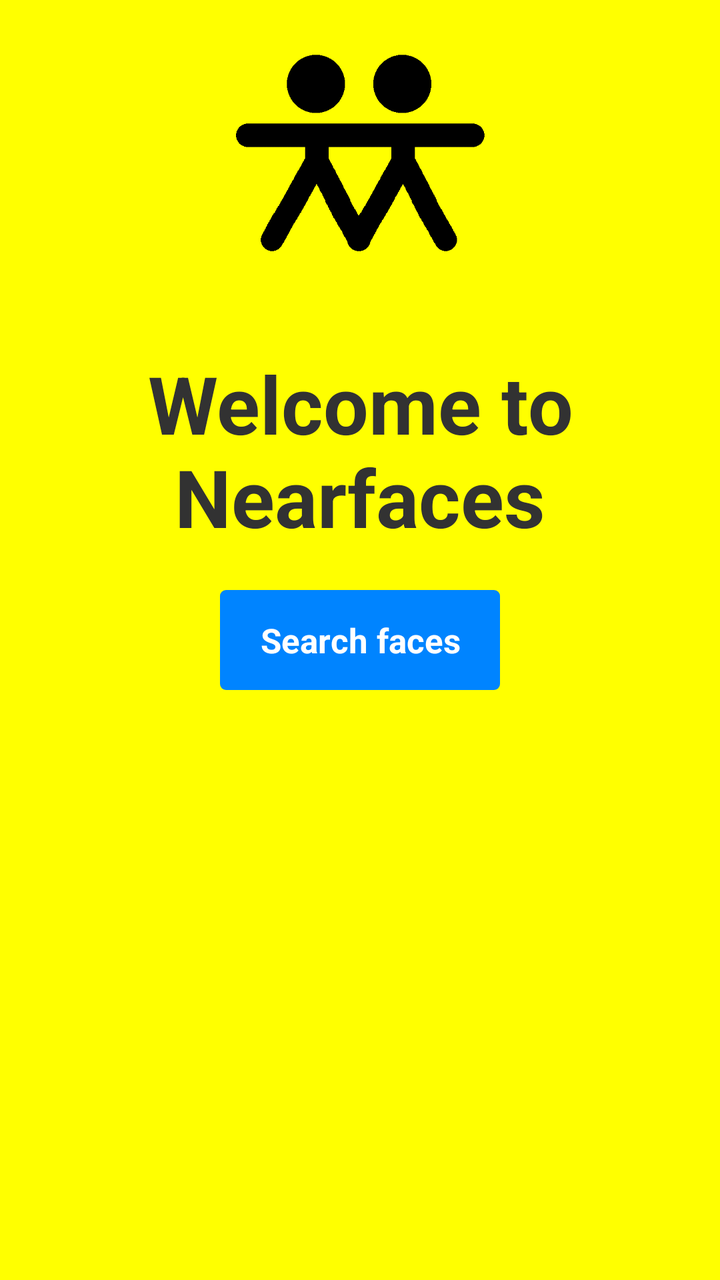
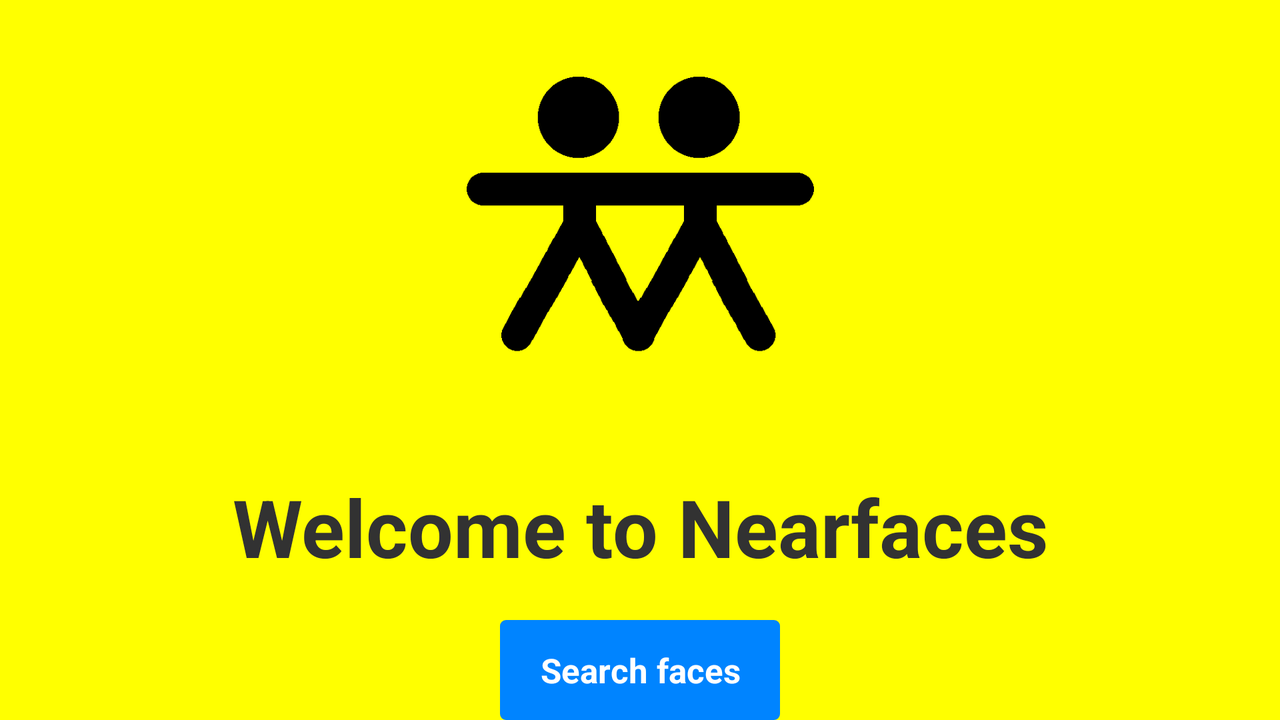

The same Android screen from two of the app's own layout files: first res/layout/ as a phone draws it, then the repository's variant for another configuration, drawn on a device whose configuration selects that folder. Both files follow.
<!-- AndroidManifest.xml: application theme AppTheme -->
<!-- res/layout/activity_welcome.xml -->
<RelativeLayout xmlns:android="http://schemas.android.com/apk/res/android"
    xmlns:tools="http://schemas.android.com/tools"
    android:layout_width="match_parent"
    android:layout_height="match_parent"
    android:paddingLeft="@dimen/activity_horizontal_margin"
    android:paddingRight="@dimen/activity_horizontal_margin"
    android:paddingTop="@dimen/activity_vertical_margin"
    android:paddingBottom="@dimen/activity_vertical_margin"
    tools:context=".WelcomeActivity"
    android:background="@color/yellow">

    <Button
        android:id="@+id/welcomeButton"
        android:layout_centerHorizontal="true"
        android:layout_centerVertical="true"
        android:text="@string/search_faces"
        android:textColor="@color/white"
        android:layout_width="140dp"
        android:layout_height="50dp"
        android:background="@drawable/welcome_selector"
        android:textStyle="bold"
        android:textSize="17sp"
        android:onClick="welcome"
        />

    <TextView
        android:layout_width="wrap_content"
        android:layout_height="wrap_content"
        android:text="@string/welcome_to"
        android:id="@+id/welcomeTextView"
        android:layout_above="@id/welcomeButton"
        android:layout_centerHorizontal="true"
        android:textSize="40sp"
        android:textStyle="bold"
        android:gravity="center"
        android:layout_marginBottom="20sp"

        />

    <ImageView
        android:layout_marginBottom="20sp"
        android:layout_width="wrap_content"
        android:layout_height="wrap_content"
        android:id="@+id/imageView"
        android:layout_above="@+id/welcomeTextView"
        android:layout_centerHorizontal="true"
        android:adjustViewBounds="true"
        android:src="@drawable/ic_black"/>

</RelativeLayout>
<!-- resources referenced by this layout -->
<resources>
  <color name="white">#FFFFFF</color>
  <color name="yellow">#FFFF00</color>
  <!-- drawable ic_black: png bitmap (drawable, 4639 bytes) -->
  <!-- drawable welcome_selector (drawable) -->
  <?xml version="1.0" encoding="utf-8"?>
  <selector xmlns:android="http://schemas.android.com/apk/res/android" >
      <item android:state_pressed="true"
          android:drawable="@drawable/welcome_shape_pressed"
          />
      <item android:drawable="@drawable/welcome_shape"
          />
  </selector>
  <string name="search_faces">Search faces</string>
  <string name="welcome_to">Welcome to Nearfaces</string>
  <style name="AppTheme" parent="android:Theme.Holo.Light.DarkActionBar">
  
          
          <item name="android:actionBarStyle">@style/MyActionBar</item>
      </style>
  <!-- drawable welcome_shape_pressed (drawable) -->
  <?xml version="1.0" encoding="utf-8"?>
  <shape xmlns:android="http://schemas.android.com/apk/res/android" android:shape="rectangle">
          <solid android:color="@color/facebook_blue_pressed" />
          <size android:height="50dp"
              android:width="100dp" />
          <corners android:topRightRadius="3dp"
              android:bottomLeftRadius="3dp"
              android:topLeftRadius="3dp"
              android:radius="3dp"
              android:bottomRightRadius="3dp"/>
      </shape>
  <!-- drawable welcome_shape (drawable) -->
  <?xml version="1.0" encoding="utf-8"?>
  <shape xmlns:android="http://schemas.android.com/apk/res/android" android:shape="rectangle">
  <solid android:color="@color/facebook_blue" />
      <size android:height="50dp"
          android:width="100dp" />
  <corners android:topRightRadius="3dp"
      android:bottomLeftRadius="3dp"
      android:topLeftRadius="3dp"
      android:radius="3dp"
      android:bottomRightRadius="3dp"/>
  </shape>
  <style name="MyActionBar" parent="@android:style/Widget.Holo.Light.ActionBar.Solid.Inverse">
          <item name="android:background">@color/action_bar_color</item>
      </style>
  <color name="facebook_blue_pressed">#ff0064c8</color>
  <color name="facebook_blue">#0084ff</color>
  <color name="action_bar_color">#0084ff</color>
</resources>
<!-- res/layout-land/activity_welcome.xml (the repository's variant of the layout above) -->
<!-- drawn on the phone turned sideways -->
<RelativeLayout xmlns:android="http://schemas.android.com/apk/res/android"
    xmlns:tools="http://schemas.android.com/tools"
    android:layout_width="match_parent"
    android:layout_height="match_parent"
    android:paddingLeft="@dimen/activity_horizontal_margin"
    android:paddingRight="@dimen/activity_horizontal_margin"
    android:paddingTop="@dimen/activity_vertical_margin"
    android:paddingBottom="@dimen/activity_vertical_margin"
    tools:context=".WelcomeActivity"
    android:background="@color/yellow">

    <Button
        android:id="@+id/welcomeButton"
        android:layout_alignParentBottom="true"
        android:layout_centerHorizontal="true"
        android:layout_centerVertical="false"
        android:text="@string/search_faces"
        android:textColor="@color/white"
        android:layout_width="140dp"
        android:layout_height="50dp"
        android:background="@drawable/welcome_selector"
        android:textStyle="bold"
        android:textSize="17sp"
        android:onClick="welcome"
        />

    <TextView
        android:layout_width="wrap_content"
        android:layout_height="wrap_content"
        android:text="@string/welcome_to"
        android:id="@+id/welcomeTextView"
        android:layout_above="@id/welcomeButton"
        android:layout_centerHorizontal="true"
        android:textSize="40sp"
        android:textStyle="bold"
        android:gravity="center"
        android:layout_marginBottom="20sp"
        />

    <ImageView
        android:layout_marginBottom="20sp"
        android:layout_width="wrap_content"
        android:layout_height="wrap_content"
        android:id="@+id/imageView"
        android:layout_above="@+id/welcomeTextView"
        android:layout_centerHorizontal="true"
        android:adjustViewBounds="true"
        android:src="@drawable/ic_black"/>

</RelativeLayout>
